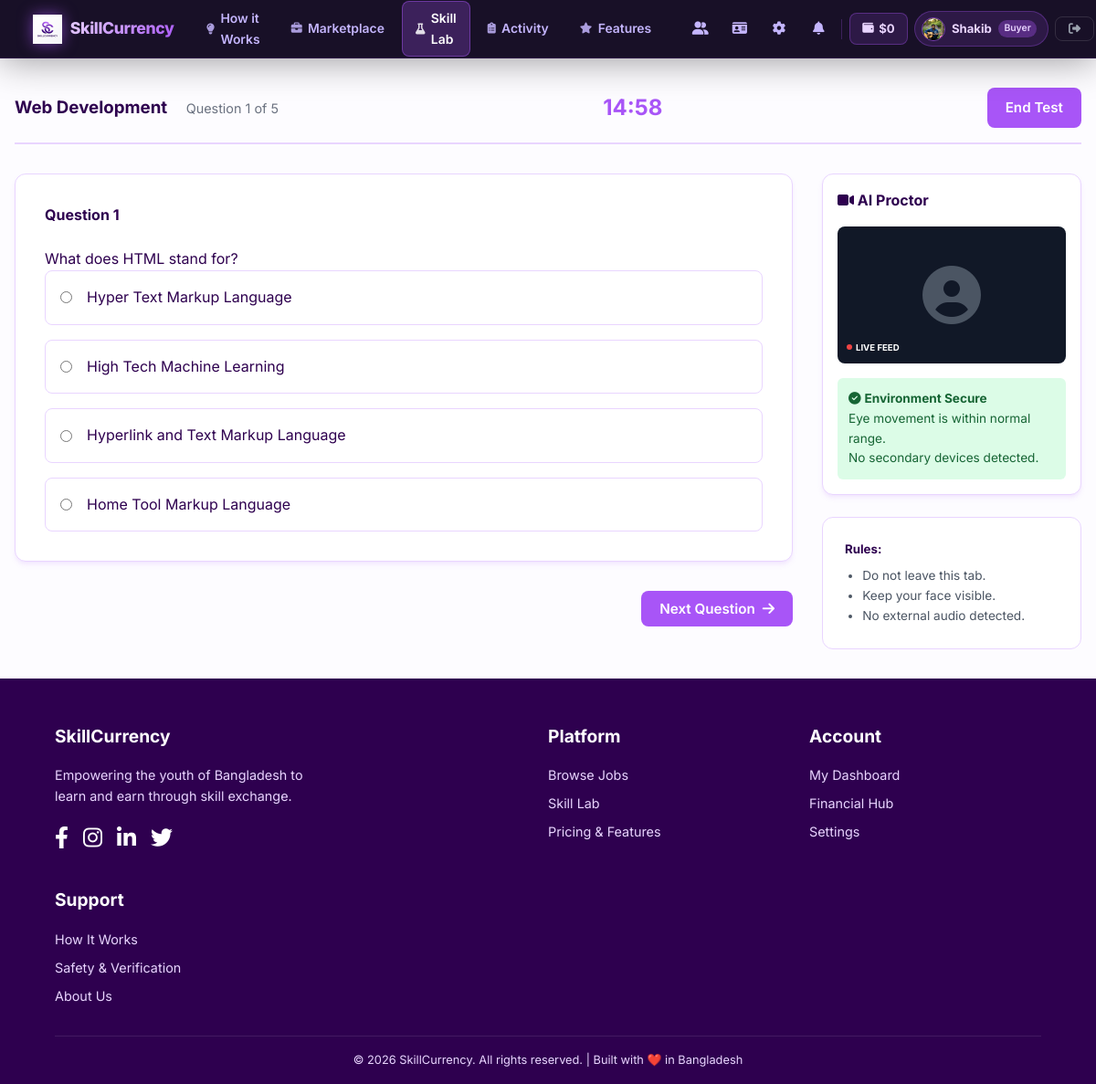
Page /skill-lab/take/1/ (signed in) on the committed database.
### accounts/models.py (models this page shows, shortened)
class CustomUser(AbstractUser):
    ROLE_CHOICES = (
        ('Unskilled', 'Unskilled'),
        ('Skilled', 'Skilled'),
        ('Buyer', 'Buyer'),
    )
    VERIFICATION_CHOICES = (
        ('Unverified', 'Unverified'),
        ('Pending', 'Pending'),
        ('Approved', 'Approved'),
        ('Rejected', 'Rejected'),
    )
    role = models.CharField(max_length=20, choices=ROLE_CHOICES, default='Unskilled')
    nid_tin_number = models.CharField(max_length=50, blank=True, null=True)
    is_identity_verified = models.BooleanField(default=False)
    wallet_balance = models.DecimalField(max_digits=10, decimal_places=2, default=0.00)
    rating = models.DecimalField(max_digits=3, decimal_places=1, default=4.9) # Mock default for search
    id_document = models.FileField(upload_to='identity_docs/', blank=True, null=True)
    verification_status = models.CharField(max_length=20, choices=VERIFICATION_CHOICES, default='Unverified')
    avatar = models.ImageField(upload_to='avatars/', blank=True, null=True)
    bio = models.TextField(blank=True, null=True)
    user_uid = models.CharField(max_length=20, unique=True, blank=True, null=True)

class SkillCategory(models.Model):
    name = models.CharField(max_length=100)
    description = models.TextField(blank=True)

class AssessmentQuestion(models.Model):
    category = models.ForeignKey(SkillCategory, on_delete=models.CASCADE, related_name='questions')
    question_text = models.TextField()
    option_a = models.CharField(max_length=255)
    option_b = models.CharField(max_length=255)
    option_c = models.CharField(max_length=255)
    option_d = models.CharField(max_length=255)
    CORRECT_CHOICES = [
        ('A', 'Option A'),
        ('B', 'Option B'),
        ('C', 'Option C'),
        ('D', 'Option D'),
    ]
    correct_option = models.CharField(max_length=1, choices=CORRECT_CHOICES)

### accounts/views.py (the view)
# urls.py: path('skill-lab/take/<int:category_id>/', views.take_assessment, name='take_assessment'),
@login_required
def take_assessment(request, category_id):
    category = get_object_or_404(SkillCategory, id=category_id)
    questions = list(category.questions.all())
    try:
        new_q_data = generate_assessment_questions(category.name)
        if new_q_data:
            new_questions = []
            for q_dict in new_q_data:
                q = AssessmentQuestion.objects.create(
                    category=category,
                    question_text=q_dict.get('question_text', ''),
                    option_a=q_dict.get('option_a', ''),
                    option_b=q_dict.get('option_b', ''),
                    option_c=q_dict.get('option_c', ''),
                    option_d=q_dict.get('option_d', ''),
                    correct_option=q_dict.get('correct_option', 'A')
                )
                new_questions.append(q)
            questions = new_questions
        else:
            if len(questions) > 10:
                questions = random.sample(questions, 10)
    except Exception as e:
        if len(questions) > 10:
            questions = random.sample(questions, 10)
    if len(questions) > 10:
        questions = random.sample(questions, 10)
    return render(request, 'accounts/assessment_test.html', {
        'category': category,
        'questions': questions
    })

### accounts/templates/accounts/assessment_test.html (shortened to what this page needs)
{% extends 'accounts/base.html' %}
{% load static %}
{% block content %}
<div class="assessment-layout">
    <div class="assessment-header-bar">
        <h3>{{ category.name }} <span class="question-count">Question <span id="current-q">1</span> of {{ questions|length }}</span></h3>
        <div class="timer" id="test-timer">15:00</div>
        <a href="javascript:document.getElementById('assessment-form').submit();" class="btn btn-danger btn-sm">End Test</a>
    </div>
    <div class="assessment-body">
        <div class="assessment-main">
            {% if not questions %}
                <div class="alert alert-warning">
                    No questions available. Please check back later.
                </div>
            {% else %}
                <form id="assessment-form" method="POST" action="{% url 'grade_assessment' category.id %}">
                    <div class="questions-wrapper">
                        {% for question in questions %}
                            <div class="question-slide" id="q-slide-{{ forloop.counter }}" {% if not forloop.first %}style="display:none;"{% endif %}>
                                <div class="question-card">
                                    <h4 class="q-title">Question {{ forloop.counter }}</h4>
                                    <p class="q-text">{{ question.question_text|linebreaksbr }}</p>
                                    <div class="options options-radio">
                                        <label class="option-label">
                                            <input type="radio" name="question_{{ question.id }}" value="A" required>
                                            <span class="option-text">{{ question.option_a }}</span>
                                        </label>
                                        <label class="option-label">
                                            <input type="radio" name="question_{{ question.id }}" value="B" required>
                                            <span class="option-text">{{ question.option_b }}</span>
                                        </label>
                                        <label class="option-label">
                                            <input type="radio" name="question_{{ question.id }}" value="C" required>
                                            <span class="option-text">{{ question.option_c }}</span>
                                        </label>
                                        <label class="option-label">
                                            <input type="radio" name="question_{{ question.id }}" value="D" required>
                                            <span class="option-text">{{ question.option_d }}</span>
                                        </label>
                                    </div>
                                </div>
                                <div class="slide-actions">
                                    {% if not forloop.last %}
                                        <button type="button" class="btn btn-purple next-btn" onclick="nextQuestion({{ forloop.counter }})">Next Question <i class="fas fa-arrow-right"></i></button>
                                    {% else %}
                                        <button type="submit" class="btn btn-purple">Submit Assessment</button>
                                    {% endif %}
                                </div>
                            </div>
                        {% endfor %}
                    </div>
                </form>
            {% endif %}
        </div>
        <div class="assessment-sidebar">
            <div class="proctor-box">
                <h4><i class="fas fa-video"></i> AI Proctor</h4>
                <div class="video-feed-mock">
                    <i class="fas fa-user-circle"></i>
                    <span class="live-indicator"><span class="dot"></span> LIVE FEED</span>
                </div>
                <div class="proctor-status">
                    <i class="fas fa-check-circle"></i> <strong>Environment Secure</strong><br>
                    <span class="text-xs">Eye movement is within normal range.<br>No secondary devices detected.</span>
                </div>
            </div>
            <div class="rules-box">
                <h5>Rules:</h5>
                <ul>
                    <li>Do not leave this tab.</li>
                    <li>Keep your face visible.</li>
                    <li>No external audio detected.</li>
                </ul>
            </div>
        </div>
    </div>
</div>
{% endblock %}

### accounts/templates/accounts/base.html (shortened to what this page needs)
<!DOCTYPE html>
<html lang="en">
<head>
    {% load static %}
    <link rel="stylesheet" href="https://cdnjs.cloudflare.com/ajax/libs/font-awesome/6.4.0/css/all.min.css">
    <link rel="stylesheet" href="{% static 'css/style.css' %}">
</head>
<body>
    <header id="main-header">
    <a href="{% url 'landing_page' %}" class="nb-logo">
        <img src="{% static 'images/logo.png' %}" alt="SkillCurrency">
        <span class="nb-logo-text">SkillCurrency</span>
    </a>
    <nav class="nb-center">
        <a href="{% url 'landing_page' %}#how-it-works" class="nb-link"><i class="fas fa-lightbulb"></i> How it Works</a>
        <a href="{% url 'marketplace_feed' %}" class="nb-link"><i class="fas fa-briefcase"></i> Marketplace</a>
        {% if user.is_authenticated %}
        <a href="{% url 'skill_lab_dashboard' %}" class="nb-link"><i class="fas fa-flask"></i> Skill Lab</a>
        <a href="{% url 'my_activity' %}" class="nb-link"><i class="fas fa-clipboard-list"></i> Activity</a>
        {% endif %}
        <a href="{% url 'landing_page' %}#features" class="nb-link"><i class="fas fa-star"></i> Features</a>
    </nav>
    <div class="nb-right">
        {% if user.is_authenticated %}
            <a href="{% url 'user_search' %}" class="nb-icon" title="Find Users"><i class="fas fa-user-friends"></i></a>
            <a href="{% url 'identity_vault' %}" class="nb-icon {% if user.is_identity_verified %}nb-verified{% endif %}" title="Identity Vault">
                <i class="fas fa-id-card"></i>
            </a>
            <a href="{% url 'settings_page' %}" class="nb-icon" title="Settings"><i class="fas fa-cog"></i></a>
            <div class="nb-notif-wrap">
                <button class="nb-icon" id="notif-toggle" title="Notifications">
                    <i class="fas fa-bell"></i>
                </button>
            </div>
            <a href="{% url 'financial_hub' %}" class="nb-wallet" title="Financial Hub">
                <i class="fas fa-wallet"></i>
                <span>${{ user.wallet_balance|floatformat:0 }}</span>
            </a>
            <a href="{% url 'public_profile' user.username %}" class="nb-chip">
                {% if user.avatar %}<img src="{{ user.avatar.url }}" alt="{{ user.username }}" class="nb-chip-avatar">
                {% else %}<div class="nb-chip-ph">{{ user.username|make_list|first|upper }}</div>{% endif %}
                <span class="nb-chip-name">{{ user.username }}</span>
                <span class="nb-chip-role">{{ user.role }}</span>
            </a>
            <a href="{% url 'logout' %}" class="nb-signout" title="Sign Out"><i class="fas fa-sign-out-alt"></i></a>
        {% else %}
            <a href="{% url 'signin' %}" class="nb-signin"><i class="fas fa-sign-in-alt"></i> Sign In</a>
            <a href="{% url 'signup' %}" class="nb-getstarted"><i class="fas fa-rocket"></i> Get Started</a>
        {% endif %}
    </div>
    </header>
    <main>
        {% block content %}
        {% endblock %}
    </main>
    <footer>
        <div class="footer-content">
            <div>
                <h3>SkillCurrency</h3>
                <p>Empowering the youth of Bangladesh to learn and earn through skill exchange.</p>
                <div class="social-icons">
                    <a href="#"><i class="fab fa-facebook-f"></i></a>
                    <a href="#"><i class="fab fa-instagram"></i></a>
                    <a href="#"><i class="fab fa-linkedin-in"></i></a>
                    <a href="#"><i class="fab fa-twitter"></i></a>
                </div>
            </div>
            <div>
                <h3>Platform</h3>
                <div class="footer-links">
                    <a href="{% url 'marketplace_feed' %}">Browse Jobs</a>
                    <a href="{% url 'skill_lab_dashboard' %}">Skill Lab</a>
                    <a href="{% url 'landing_page' %}#features">Pricing & Features</a>
                </div>
            </div>
            <div>
                <h3>Account</h3>
                <div class="footer-links">
                    {% if user.is_authenticated %}
                        <a href="{% url 'public_profile' user.username %}">My Dashboard</a>
                        <a href="{% url 'financial_hub' %}">Financial Hub</a>
                        <a href="{% url 'settings_page' %}">Settings</a>
                    {% else %}
                        <a href="{% url 'signup' %}">Sign Up</a>
                        <a href="{% url 'signin' %}">Sign In</a>
                    {% endif %}
                </div>
            </div>
            <div>
                <h3>Support</h3>
                <div class="footer-links">
                    <a href="{% url 'landing_page' %}#how-it-works">How It Works</a>
                    <a href="{% url 'identity_vault' %}">Safety & Verification</a>
                    <a href="{% url 'landing_page' %}#about">About Us</a>
                </div>
            </div>
        </div>
        <div class="footer-bottom">
            &copy; 2026 SkillCurrency. All rights reserved. | Built with ❤️ in Bangladesh
        </div>
    </footer>
</body>
</html>

### rows in the picture
CustomUser: wallet_balance "0", avatar (picture), username "Shakib", role "Buyer"
SkillCategory: name "Web Development"
AssessmentQuestion: question_text "What does HTML stand for?", option_a "Hyper Text Markup Language", option_b "High Tech Machine Learning", option_c "Hyperlink and Text Markup Language", option_d "Home Tool Markup Language"

### other values in the picture
{{ questions|length }} "5"
